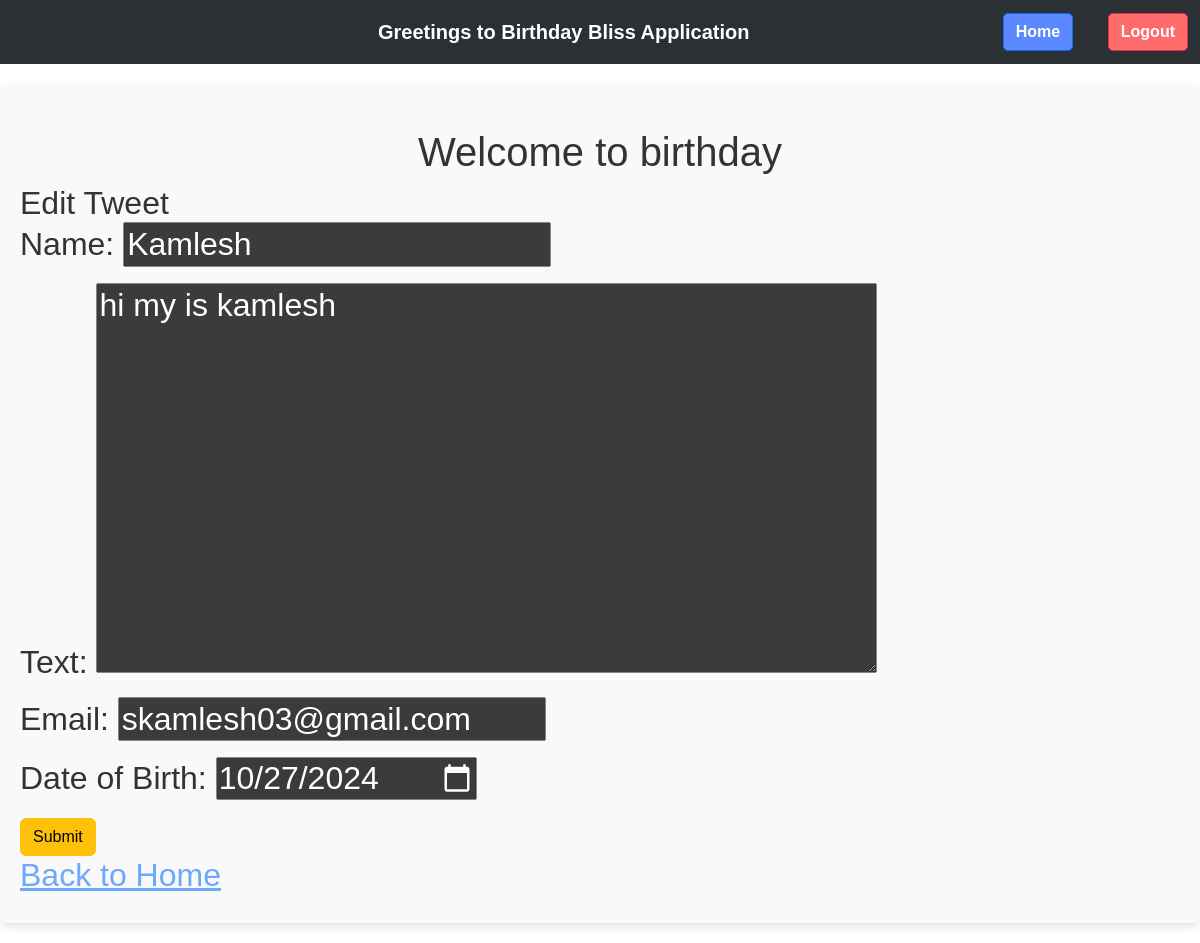
Screenshot of /10/edit/ (signed in) with the database file from the repository.
### tweet/models.py (models this page shows, shortened)
class Tweet(models.Model):
    user = models.ForeignKey(User, on_delete=models.CASCADE)
    name = models.CharField(max_length=16)
    text = models.TextField(max_length=240)
    email = models.EmailField(default="example@gmail.com")
    created_at = models.DateTimeField(auto_now_add=True)
    updated_at = models.DateTimeField(auto_now=True)
    date_of_birth = models.DateField(default=datetime.datetime.now().strftime("%Y-%m-%d"))
    email_status = models.CharField(max_length=20,default='ABC')

### tweet/views.py (the view)
# urls.py: path('<int:tweet_id>/edit/', views.tweet_edit, name='tweet_edit'),
@login_required
def tweet_edit(request, tweet_id):
    tweet = get_object_or_404(Tweet, pk=tweet_id , user =   request.user)
    if request.method == "POST":
        form = TweetForm(request.POST, request.FILES, instance=tweet)
        if form.is_valid():
            tweet = form.save(commit=False)
            tweet.user = request.user
            tweet.save()
            return redirect('tweet_list')
    else:
        form = TweetForm(instance=tweet)
    return render(request,'tweet_form.html',{'form': form})

### tweet/forms.py
class TweetForm(forms.ModelForm):
    date_of_birth = forms.DateField(
        label="Date of Birth",
        required=True,
        widget=forms.DateInput(format="%Y-%m-%d", attrs={"type": "date"}),
        input_formats=["%Y-%m-%d"]
    )
    class Meta:
        model = Tweet
        fields = ['name','text','email','date_of_birth']

### tweet/templates/tweet_form.html (shortened to what this page needs)
{% extends "layout.html" %}
{%block content%}
<h1 class="text-center mt-4">Welcome to birthday</h1>
<h2>
    {%if form.instance.pk%} Edit Tweet {% else %} Create Birthday Reminder {% endif %}
    <form method="post" enctype="multipart/form-data" class="form">
        {{form.as_p}}
        <button class="btn btn-warning" type="submit">Submit</button>
    </form>
    <a href="{%url 'tweet_list'%}"> Back to Home</a>
{%endblock%}

### static/styles.css (style rules this page uses)
body { font-family: Arial, sans-serif; background-color: #ffffff; color: #333333; margin: 0; padding: 0; }

### rows the page displays
Tweet: name "Kamlesh", text "hi my is kamlesh", email "skamlesh03@gmail.com", date_of_birth "10/27/2024"
